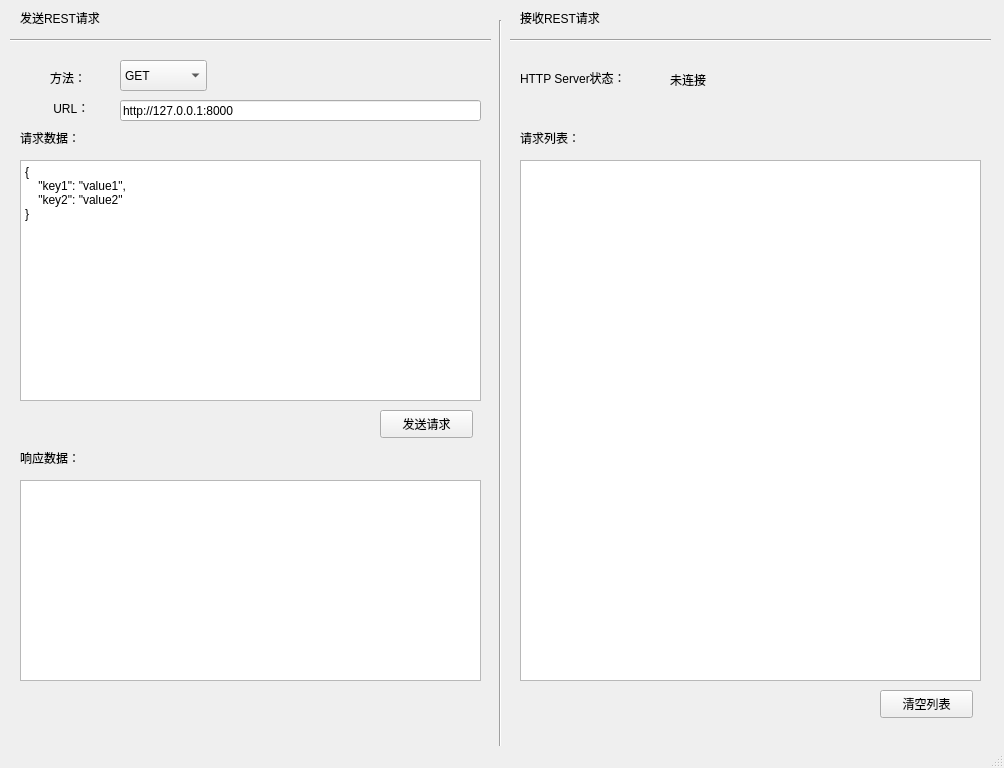
<?xml version="1.0" encoding="UTF-8"?>
<ui version="4.0">
 <class>MainWindow</class>
 <widget class="QMainWindow" name="MainWindow">
  <property name="geometry">
   <rect>
    <x>0</x>
    <y>0</y>
    <width>1004</width>
    <height>768</height>
   </rect>
  </property>
  <property name="windowTitle">
   <string>REST接口测试工具V0.8 - liuxinhao4@huawei.com</string>
  </property>
  <widget class="QWidget" name="centralwidget">
   <widget class="QPushButton" name="sendButton">
    <property name="geometry">
     <rect>
      <x>380</x>
      <y>410</y>
      <width>93</width>
      <height>28</height>
     </rect>
    </property>
    <property name="text">
     <string>发送请求</string>
    </property>
   </widget>
   <widget class="QComboBox" name="methodComboBox">
    <property name="geometry">
     <rect>
      <x>120</x>
      <y>60</y>
      <width>87</width>
      <height>31</height>
     </rect>
    </property>
    <item>
     <property name="text">
      <string>GET</string>
     </property>
    </item>
    <item>
     <property name="text">
      <string>POST</string>
     </property>
    </item>
   </widget>
   <widget class="QTextEdit" name="reqTextEdit">
    <property name="geometry">
     <rect>
      <x>20</x>
      <y>160</y>
      <width>461</width>
      <height>241</height>
     </rect>
    </property>
    <property name="html">
     <string>&lt;!DOCTYPE HTML PUBLIC &quot;-//W3C//DTD HTML 4.0//EN&quot; &quot;http://www.w3.org/TR/REC-html40/strict.dtd&quot;&gt;
&lt;html&gt;&lt;head&gt;&lt;meta name=&quot;qrichtext&quot; content=&quot;1&quot; /&gt;&lt;style type=&quot;text/css&quot;&gt;
p, li { white-space: pre-wrap; }
&lt;/style&gt;&lt;/head&gt;&lt;body style=&quot; font-family:'SimSun'; font-size:9pt; font-weight:400; font-style:normal;&quot;&gt;
&lt;p style=&quot; margin-top:0px; margin-bottom:0px; margin-left:0px; margin-right:0px; -qt-block-indent:0; text-indent:0px;&quot;&gt;{&lt;br /&gt;    &amp;quot;key1&amp;quot;: &amp;quot;value1&amp;quot;,&lt;/p&gt;
&lt;p style=&quot; margin-top:0px; margin-bottom:0px; margin-left:0px; margin-right:0px; -qt-block-indent:0; text-indent:0px;&quot;&gt;    &amp;quot;key2&amp;quot;: &amp;quot;value2&amp;quot;&lt;br /&gt;}&lt;/p&gt;&lt;/body&gt;&lt;/html&gt;</string>
    </property>
   </widget>
   <widget class="QLabel" name="label">
    <property name="geometry">
     <rect>
      <x>50</x>
      <y>70</y>
      <width>41</width>
      <height>16</height>
     </rect>
    </property>
    <property name="text">
     <string>方法：</string>
    </property>
   </widget>
   <widget class="QLabel" name="label_2">
    <property name="geometry">
     <rect>
      <x>50</x>
      <y>100</y>
      <width>51</width>
      <height>16</height>
     </rect>
    </property>
    <property name="text">
     <string> URL：</string>
    </property>
   </widget>
   <widget class="QLineEdit" name="urlLineEdit">
    <property name="geometry">
     <rect>
      <x>120</x>
      <y>100</y>
      <width>361</width>
      <height>21</height>
     </rect>
    </property>
    <property name="text">
     <string>http://127.0.0.1:8000</string>
    </property>
   </widget>
   <widget class="QLabel" name="label_3">
    <property name="geometry">
     <rect>
      <x>20</x>
      <y>130</y>
      <width>72</width>
      <height>15</height>
     </rect>
    </property>
    <property name="text">
     <string>请求数据：</string>
    </property>
   </widget>
   <widget class="Line" name="line">
    <property name="geometry">
     <rect>
      <x>490</x>
      <y>20</y>
      <width>20</width>
      <height>731</height>
     </rect>
    </property>
    <property name="orientation">
     <enum>Qt::Vertical</enum>
    </property>
   </widget>
   <widget class="QLabel" name="label_4">
    <property name="geometry">
     <rect>
      <x>20</x>
      <y>10</y>
      <width>111</width>
      <height>16</height>
     </rect>
    </property>
    <property name="text">
     <string>发送REST请求</string>
    </property>
   </widget>
   <widget class="Line" name="line_2">
    <property name="geometry">
     <rect>
      <x>10</x>
      <y>30</y>
      <width>481</width>
      <height>20</height>
     </rect>
    </property>
    <property name="orientation">
     <enum>Qt::Horizontal</enum>
    </property>
   </widget>
   <widget class="QLabel" name="label_5">
    <property name="geometry">
     <rect>
      <x>520</x>
      <y>10</y>
      <width>111</width>
      <height>16</height>
     </rect>
    </property>
    <property name="text">
     <string>接收REST请求</string>
    </property>
   </widget>
   <widget class="Line" name="line_3">
    <property name="geometry">
     <rect>
      <x>510</x>
      <y>30</y>
      <width>481</width>
      <height>20</height>
     </rect>
    </property>
    <property name="orientation">
     <enum>Qt::Horizontal</enum>
    </property>
   </widget>
   <widget class="QListView" name="reqListView">
    <property name="geometry">
     <rect>
      <x>520</x>
      <y>160</y>
      <width>461</width>
      <height>521</height>
     </rect>
    </property>
   </widget>
   <widget class="QLabel" name="label_6">
    <property name="geometry">
     <rect>
      <x>520</x>
      <y>70</y>
      <width>131</width>
      <height>16</height>
     </rect>
    </property>
    <property name="text">
     <string>HTTP Server状态：</string>
    </property>
   </widget>
   <widget class="QLabel" name="serverStatusLabel">
    <property name="geometry">
     <rect>
      <x>670</x>
      <y>70</y>
      <width>301</width>
      <height>20</height>
     </rect>
    </property>
    <property name="text">
     <string>未连接</string>
    </property>
   </widget>
   <widget class="QLabel" name="label_8">
    <property name="geometry">
     <rect>
      <x>520</x>
      <y>130</y>
      <width>72</width>
      <height>15</height>
     </rect>
    </property>
    <property name="text">
     <string>请求列表：</string>
    </property>
   </widget>
   <widget class="QPushButton" name="clearButton">
    <property name="geometry">
     <rect>
      <x>880</x>
      <y>690</y>
      <width>93</width>
      <height>28</height>
     </rect>
    </property>
    <property name="text">
     <string>清空列表</string>
    </property>
   </widget>
   <widget class="QTextEdit" name="resTextEdit">
    <property name="geometry">
     <rect>
      <x>20</x>
      <y>480</y>
      <width>461</width>
      <height>201</height>
     </rect>
    </property>
   </widget>
   <widget class="QLabel" name="label_9">
    <property name="geometry">
     <rect>
      <x>20</x>
      <y>450</y>
      <width>72</width>
      <height>15</height>
     </rect>
    </property>
    <property name="text">
     <string>响应数据：</string>
    </property>
   </widget>
  </widget>
  <widget class="QMenuBar" name="menubar">
   <property name="geometry">
    <rect>
     <x>0</x>
     <y>0</y>
     <width>1004</width>
     <height>26</height>
    </rect>
   </property>
  </widget>
  <widget class="QStatusBar" name="statusbar"/>
 </widget>
 <resources/>
 <connections/>
</ui>
